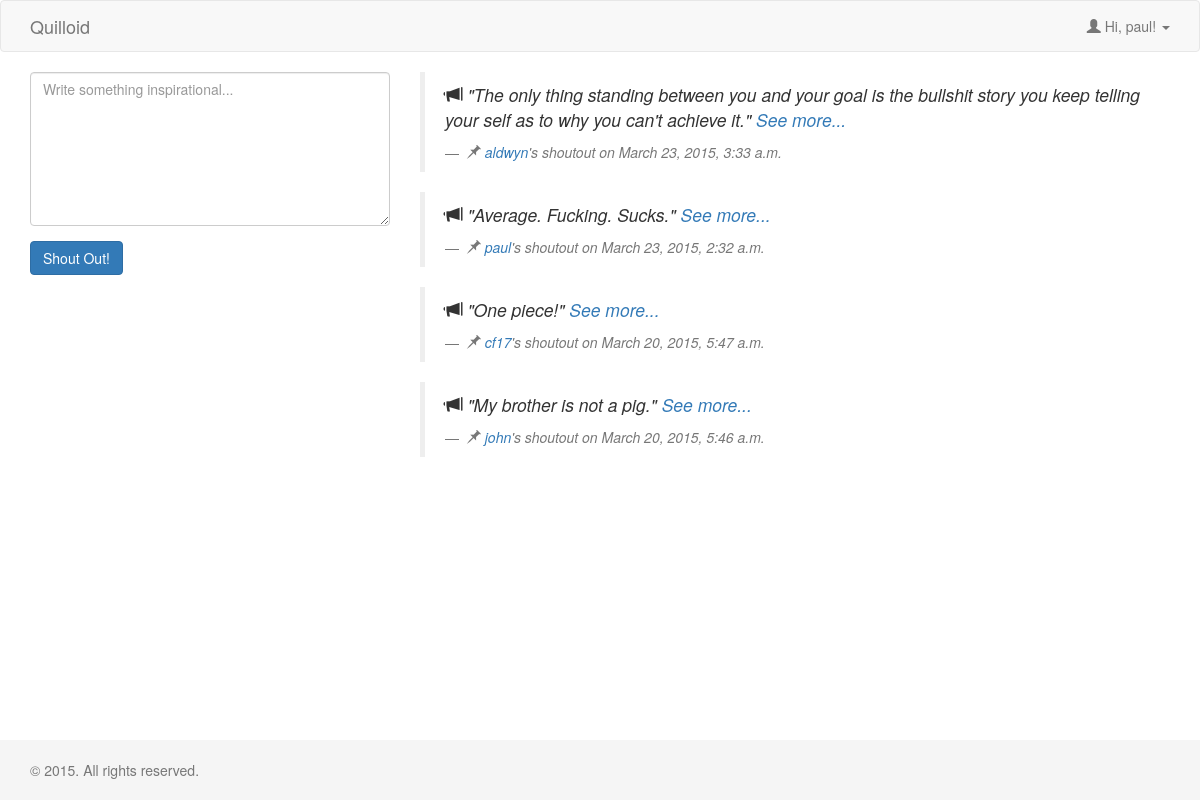
The app's page /feeds/ (signed in) with its own data.
### feeds/models.py (models this page shows, shortened)
class Post(models.Model):
	content = models.TextField()
	author = models.ForeignKey(User)
	likes = models.IntegerField(default=0)
	post_date = models.DateTimeField(auto_now_add=True)

### feeds/views.py (the view)
def index(request):
	if request.user.is_authenticated():
		latest_posts = Post.objects.all().order_by('-post_date')[:10]
		session_user = request.user
		return render(request, 'feeds/feeds.html', {'latest_posts': latest_posts, 'session_user': session_user})
	else:
		return render(request, 'feeds/index.html')

### feeds/templates/feeds/feeds.html (shortened to what this page needs)
<!DOCTYPE html>
<html lang="en">
{% include 'static/head.html' %}
<body>
	{% include 'static/header.html' %}
	<div class="container">
		<div class="row">
			<div class="col-md-4">
				<form action="{% url 'feeds:post' %}" method="post">
					<div class="form-group">
						<textarea name="content" class="form-control" rows="7" required placeholder="Write something inspirational..."></textarea>
					</div>
					<button type="submit" class="btn btn-primary">Shout Out!</button>
				</form>
			</div>
			<div class="col-md-8">
			{% for p in latest_posts %}
				<blockquote>
					<p>
						<span class="glyphicon glyphicon-bullhorn" aria-hidden="true"></span>
						<em> "{{ p.content }}" <span><a href="{% url 'feeds:detail' p.id %}">See more...</a></span></em>
					</p>
					<footer>
						<em>
							<span class="glyphicon glyphicon-pushpin" aria-hidden="true"></span>
							<a href="{% url 'feeds:profile' p.author.id %}">{{ p.author.username }}</a>'s shoutout on {{ p.post_date }}</em>
					</footer>
				</blockquote>
			{% empty %}
				<li>Sorry, no posts available yet.</li>
			{% endfor %}
			</div>
		</div>
	</div>
	{% include 'static/footer.html' %}
</body>
</html>

### feeds/templates/static/header.html (shortened to what this page needs)
<nav class="navbar navbar-default">
	<div class="container">
		<div class="navbar-header">
			<a href="{% url 'feeds:index' %}" class="navbar-brand">Quilloid</a>
		</div>
		<ul class="nav navbar-nav navbar-right">
			<li class="dropdown">
				<a href="" class="dropdown-toggle" data-toggle="dropdown" role="button" aria-expanded="false">
					<span class="glyphicon glyphicon-user" aria-hidden="true"></span> Hi, {{ session_user.username }}! <span class="caret"></span>
				</a>
			</li>
		</ul>
	</div>
</nav>

### feeds/static/feeds/css/styles.css (style rules this page uses)
html { position: relative; min-height: 100%; }
body { margin-bottom: 60px; }

### records on screen
Post: content "The only thing standing between you and your goal is the bullshit story you keep telling your self as to why you can't achieve it.", author.username "aldwyn", post_date "March 23, 2015, 3:33 a.m."
Post: content "Average. Fucking. Sucks.", author.username "paul", post_date "March 23, 2015, 2:32 a.m."
Post: content "One piece!", author.username "cf17", post_date "March 20, 2015, 5:47 a.m."
Post: content "My brother is not a pig.", author.username "john", post_date "March 20, 2015, 5:46 a.m."

### other values on screen
{{ session_user.username }} "paul"
